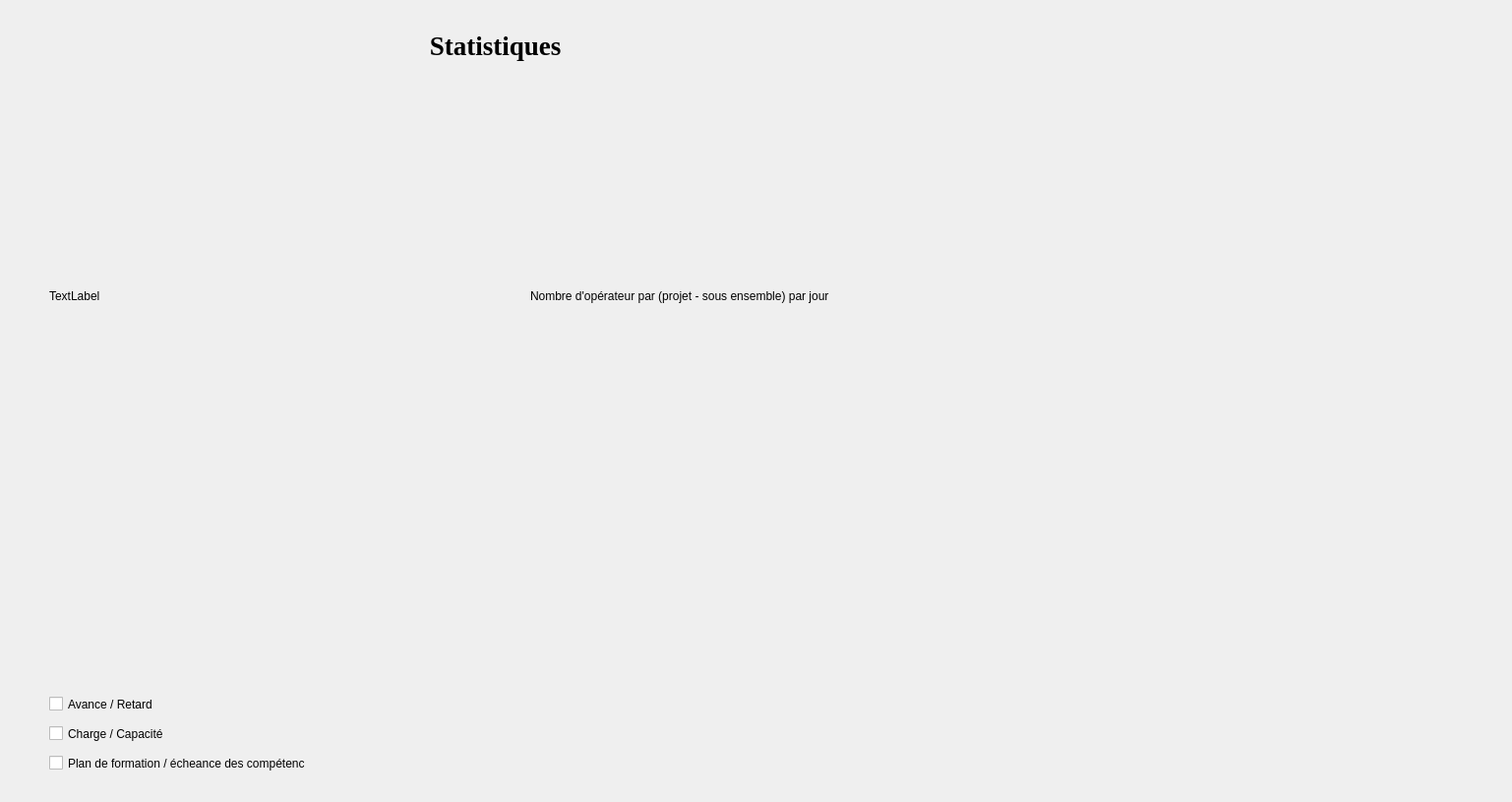
<?xml version="1.0" encoding="UTF-8"?>
<ui version="4.0">
 <class>Widget</class>
 <widget class="QWidget" name="Widget">
  <property name="geometry">
   <rect>
    <x>0</x>
    <y>0</y>
    <width>1537</width>
    <height>815</height>
   </rect>
  </property>
  <property name="windowTitle">
   <string>Widget</string>
  </property>
  <widget class="QLabel" name="label_2">
   <property name="geometry">
    <rect>
     <x>280</x>
     <y>30</y>
     <width>454</width>
     <height>33</height>
    </rect>
   </property>
   <property name="font">
    <font>
     <family>Times New Roman</family>
    </font>
   </property>
   <property name="text">
    <string>&lt;html&gt;&lt;head/&gt;&lt;body&gt;&lt;p align=&quot;center&quot;&gt;&lt;span style=&quot; font-size:20pt; font-weight:696;&quot;&gt;Statistiques &lt;/span&gt;&lt;/p&gt;&lt;/body&gt;&lt;/html&gt;</string>
   </property>
  </widget>
  <widget class="QCheckBox" name="checkBox">
   <property name="enabled">
    <bool>true</bool>
   </property>
   <property name="geometry">
    <rect>
     <x>50</x>
     <y>700</y>
     <width>131</width>
     <height>31</height>
    </rect>
   </property>
   <property name="text">
    <string>Avance / Retard</string>
   </property>
   <property name="checked">
    <bool>false</bool>
   </property>
  </widget>
  <widget class="QCheckBox" name="checkBox_2">
   <property name="enabled">
    <bool>true</bool>
   </property>
   <property name="geometry">
    <rect>
     <x>50</x>
     <y>730</y>
     <width>131</width>
     <height>31</height>
    </rect>
   </property>
   <property name="text">
    <string>Charge / Capacité</string>
   </property>
   <property name="checked">
    <bool>false</bool>
   </property>
  </widget>
  <widget class="QCheckBox" name="checkBox_3">
   <property name="enabled">
    <bool>true</bool>
   </property>
   <property name="geometry">
    <rect>
     <x>50</x>
     <y>760</y>
     <width>261</width>
     <height>31</height>
    </rect>
   </property>
   <property name="text">
    <string>Plan de formation / écheance des compétences</string>
   </property>
   <property name="checked">
    <bool>false</bool>
   </property>
  </widget>
  <widget class="QWidget" name="horizontalLayoutWidget">
   <property name="geometry">
    <rect>
     <x>50</x>
     <y>90</y>
     <width>971</width>
     <height>421</height>
    </rect>
   </property>
   <layout class="QHBoxLayout" name="horizontalLayout">
    <item>
     <layout class="QVBoxLayout" name="verticalLayout">
      <item>
       <widget class="QLabel" name="label">
        <property name="text">
         <string>TextLabel</string>
        </property>
       </widget>
      </item>
      <item>
       <layout class="QVBoxLayout" name="stat_slot"/>
      </item>
     </layout>
    </item>
    <item>
     <layout class="QVBoxLayout" name="verticalLayout_2">
      <item>
       <widget class="QLabel" name="label_3">
        <property name="text">
         <string>Nombre d'opérateur par (projet - sous ensemble) par jour</string>
        </property>
       </widget>
      </item>
      <item>
       <layout class="QVBoxLayout" name="stat_slot_pro_op"/>
      </item>
     </layout>
    </item>
   </layout>
  </widget>
 </widget>
 <resources/>
 <connections/>
</ui>
